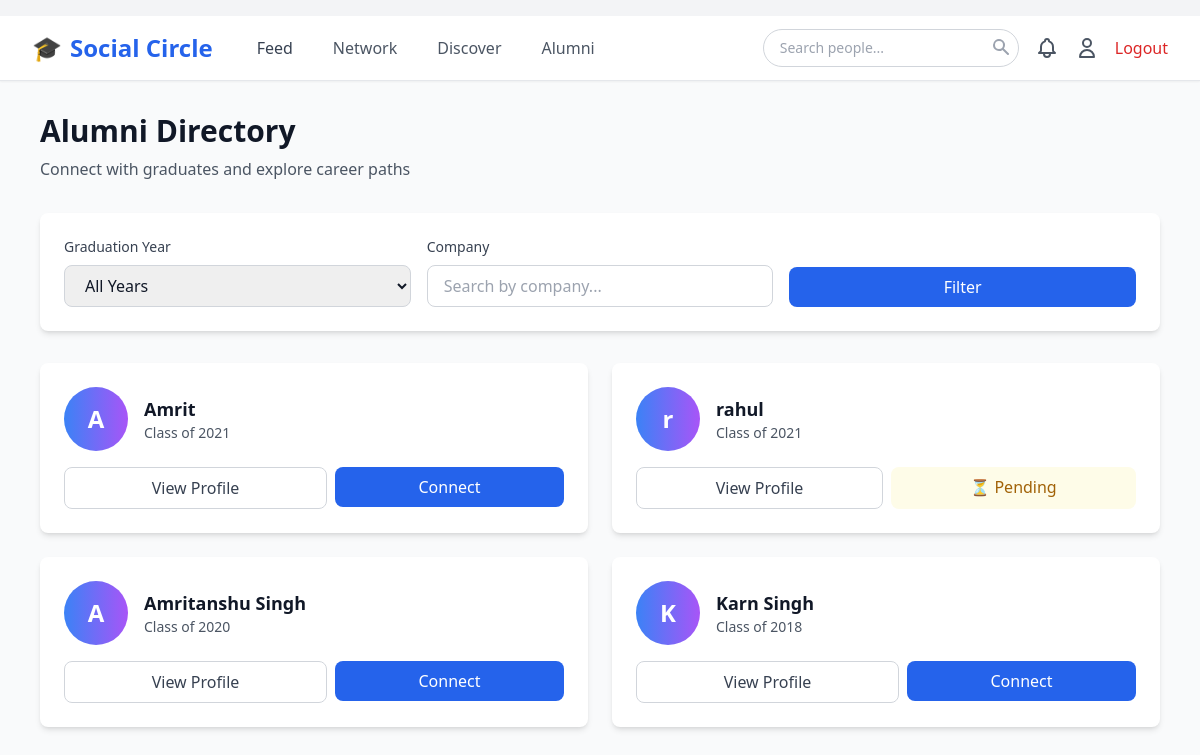
Screenshot of /social/alumni (signed in) with the database file from the repository.
### app.py (models this page shows, shortened)
class Alumni(db.Model):
    __tablename__ = 'alumni'
    id = db.Column(db.Integer, primary_key=True)
    alumni_id = db.Column(db.String(20), unique=True)
    name = db.Column(db.String(100), nullable=False)
    email = db.Column(db.String(120), unique=True, nullable=False)
    password_hash = db.Column(db.String(128), nullable=False)
    graduation_year = db.Column(db.Integer, nullable=False)
    degree = db.Column(db.String(100))
    major = db.Column(db.String(100))
    current_company = db.Column(db.String(200))
    current_position = db.Column(db.String(200))
    phone = db.Column(db.String(15))
    joined_at = db.Column(db.DateTime, default=lambda: datetime.now(timezone.utc))

### app.py (the view)
@app.route('/social/alumni')
@social_login_required
def alumni_directory():
    current = get_current_user()
    graduation_year = request.args.get('year', type=int)
    company = request.args.get('company', '')
    query = Alumni.query
    if graduation_year:
        query = query.filter_by(graduation_year=graduation_year)
    if company:
        query = query.filter(Alumni.current_company.ilike(f'%{company}%'))
    alumni_list = query.order_by(Alumni.graduation_year.desc()).all()
    years = db.session.query(Alumni.graduation_year).distinct().order_by(Alumni.graduation_year.desc()).all()
    years = [y[0] for y in years]
    alumni_data = []
    for alumni in alumni_list:
        profile = get_user_profile(alumni.alumni_id, 'alumni')
        connection_status = None
        if alumni.alumni_id != current['id']:
            conn = Connection.query.filter(
                ((Connection.requester_id == current['id']) & (Connection.receiver_id == alumni.alumni_id)) |
                ((Connection.requester_id == alumni.alumni_id) & (Connection.receiver_id == current['id']))
            ).first()
            if conn:
                if conn.status == 'accepted':
                    connection_status = 'connected'
                elif conn.requester_id == current['id']:
                    connection_status = 'pending_sent'
                else:
                    connection_status = 'pending_received'
        alumni_data.append({
            'alumni': alumni,
            'profile': profile,
            'connection_status': connection_status
        })
    return render_template('alumni_directory.html',
                         current_user=current,
                         alumni_list=alumni_data,
                         years=years,
                         selected_year=graduation_year,
                         company_filter=company)

### app.py (called while the page is built)
@app.context_processor
def inject_date():
    return dict(date=date, datetime=datetime)

def get_user_profile(user_id, user_type):
    profile = UserProfile.query.filter_by(user_id=user_id, user_type=user_type).first()
    if not profile:
        profile = UserProfile(user_id=user_id, user_type=user_type)
        db.session.add(profile)
        db.session.commit()
    return profile

def get_current_user():
    user_type = session.get('user_type')
    if user_type == 'student':
        user = Student.query.get(session.get('student_id'))
        return {'id': user.student_id, 'type': 'student', 'name': user.name, 'email': user.email} if user else None
    elif user_type == 'teacher':
        user = Teacher.query.filter_by(teacher_id=session.get('teacher_id')).first()
        return {'id': user.teacher_id, 'type': 'teacher', 'name': user.name, 'email': user.email} if user else None
    elif user_type == 'alumni':
        user = Alumni.query.filter_by(alumni_id=session.get('alumni_id')).first()
        return {'id': user.alumni_id, 'type': 'alumni', 'name': user.name, 'email': user.email} if user else None
    return None

def social_login_required(f):
    @wraps(f)
    def decorated_function(*args, **kwargs):
        if 'user_type' not in session:
            flash('Please login first', 'error')
            return redirect(url_for('home'))
        return f(*args, **kwargs)
    return decorated_function

### templates/alumni_directory.html (shortened to what this page needs)
{% extends "base_social.html" %}
{% block content %}
<div class="min-h-screen bg-gray-50">
    {% include 'social_nav.html' %}
    <div class="max-w-6xl mx-auto px-4 py-8">
        <div class="mb-8">
            <h1 class="font-bold text-3xl text-gray-900">Alumni Directory</h1>
            <p class="text-gray-600 mt-2">Connect with graduates and explore career paths</p>
        </div>
        <div class="bg-white rounded-lg shadow-md p-6 mb-8">
            <form method="GET" action="{{ url_for('alumni_directory') }}" class="grid grid-cols-1 md:grid-cols-3 gap-4">
                <div>
                    <label class="block text-sm font-medium text-gray-700 mb-2">Graduation Year</label>
                    <select name="year" class="w-full px-4 py-2 border border-gray-300 rounded-lg focus:outline-none focus:ring-2 focus:ring-blue-500">
                        <option value="">All Years</option>
                    </select>
                </div>
                <div>
                    <label class="block text-sm font-medium text-gray-700 mb-2">Company</label>
                    <input type="text" name="company" value="{{ company_filter }}" placeholder="Search by company..."
                           class="w-full px-4 py-2 border border-gray-300 rounded-lg focus:outline-none focus:ring-2 focus:ring-blue-500">
                </div>
                <div class="flex items-end">
                    <button type="submit" class="w-full px-4 py-2 bg-blue-600 text-white rounded-lg hover:bg-blue-700 font-medium">
                        Filter
                    </button>
                </div>
            </form>
        </div>
        {% if alumni_list %}
        <div class="grid grid-cols-1 md:grid-cols-2 gap-6">
            {% for item in alumni_list %}
            <div class="bg-white rounded-lg shadow-md overflow-hidden hover:shadow-lg transition">
                <div class="p-6">
                    <div class="flex items-center space-x-4 mb-4">
                        <div class="w-16 h-16 rounded-full bg-gradient-to-r from-blue-500 to-purple-500 flex items-center justify-center text-white text-2xl font-bold">
                            {{ item.alumni.name[0] }}
                        </div>
                        <div>
                            <h3 class="font-bold text-lg text-gray-900">{{ item.alumni.name }}</h3>
                            <p class="text-sm text-gray-600">Class of {{ item.alumni.graduation_year }}</p>
                        </div>
                    </div>
                    <div class="flex space-x-2">
                        <a href="{{ url_for('view_profile', user_type='alumni', user_id=item.alumni.alumni_id) }}"
                           class="flex-1 text-center px-4 py-2 border border-gray-300 text-gray-700 rounded-lg hover:bg-gray-50">
                            View Profile
                        </a>
                        {% if not item.connection_status %}
                        <form method="POST" action="{{ url_for('send_connection_request', user_type='alumni', user_id=item.alumni.alumni_id) }}" style="display:inline; flex: 1;">
                            <button type="submit" class="w-full px-4 py-2 bg-blue-600 text-white rounded-lg hover:bg-blue-700">
                                Connect
                            </button>
                        </form>
                        {% elif item.connection_status == 'connected' %}
                        <div class="flex-1 text-center px-4 py-2 bg-green-50 text-green-700 rounded-lg font-medium">
                            ✓ Connected
                        </div>
                        {% else %}
                        <div class="flex-1 text-center px-4 py-2 bg-yellow-50 text-yellow-700 rounded-lg font-medium">
                            ⏳ Pending
                        </div>
                        {% endif %}
                    </div>
                </div>
            </div>
            {% endfor %}
        </div>
        {% else %}
        <div class="bg-white rounded-lg shadow-md p-12 text-center">
            <p class="text-gray-500 text-lg">No alumni found with the selected filters.</p>
        </div>
        {% endif %}
    </div>
</div>
{% endblock %}

### rows the page displays
Alumni: alumni "A", alumni.name "Amrit", alumni.graduation_year "2021"
Alumni: alumni "r", alumni.name "rahul", alumni.graduation_year "2021"
Alumni: alumni "A", alumni.name "Amritanshu Singh", alumni.graduation_year "2020"
Alumni: alumni "K", alumni.name "Karn Singh", alumni.graduation_year "2018"
